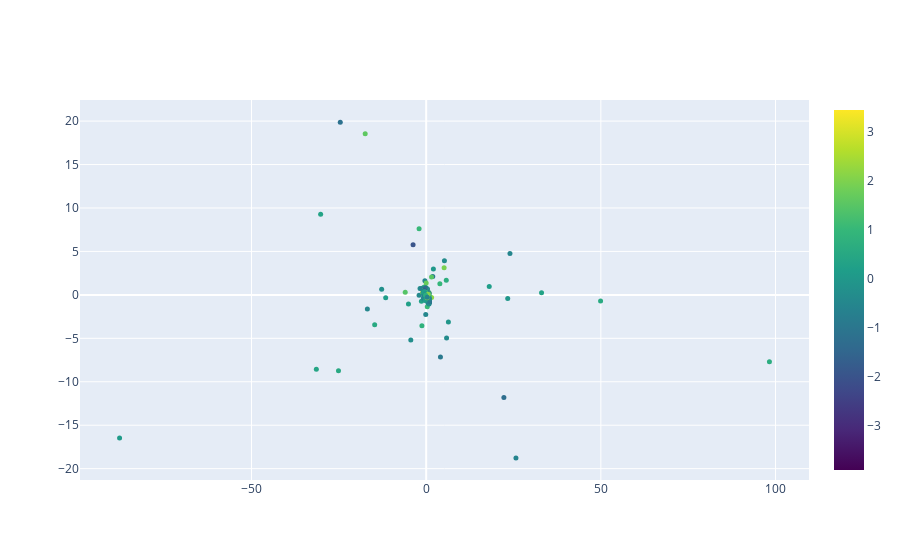

Notebook code cell kept with this figure:
### Markdown cell above
**Plotting the results**

Using plotly, I plotted the results so that it becomes easier to explore similar songs based on their colors and clusters.

### Code cell
from plotly.offline import download_plotlyjs, init_notebook_mode, plot, iplot

init_notebook_mode(connected=True)

import plotly.graph_objs as go

trace1 = go.Scatter(
    y = two_dimensional_songs['Y'],
    x = two_dimensional_songs['X'],
    text = two_dimensional_songs['artista'],
    mode='markers',
    marker=dict(
        size= 5,#'7',
        color = np.random.randn(5717), #set color equal to a variable
        colorscale='Viridis',
        showscale=True
    )
)
data = [trace1]

iplot(data)

### Figure 1 — Plotly figure (JSON) as saved in the notebook; plotly's stock layout.template omitted (floating-point values rounded to 4 significant figures; data arrays with more than 128 entries replaced by an {"elided": "..."} marker saying what was removed)
{"data": [{"marker": {"color": {"elided": "5717 float values"}, "colorscale": [[0, "#440154"], [0.1111, "#482878"], [0.2222, "#3e4989"], [0.3333, "#31688e"], [0.4444, "#26828e"], [0.5556, "#1f9e89"], [0.6667, "#35b779"], [0.7778, "#6ece58"], [0.8889, "#b5de2b"], [1, "#fde725"]], "showscale": true, "size": 5}, "mode": "markers", "text": {"elided": "932 str values"}, "type": "scatter", "x": {"elided": "932 float values"}, "y": {"elided": "932 float values"}}], "layout": {}}
